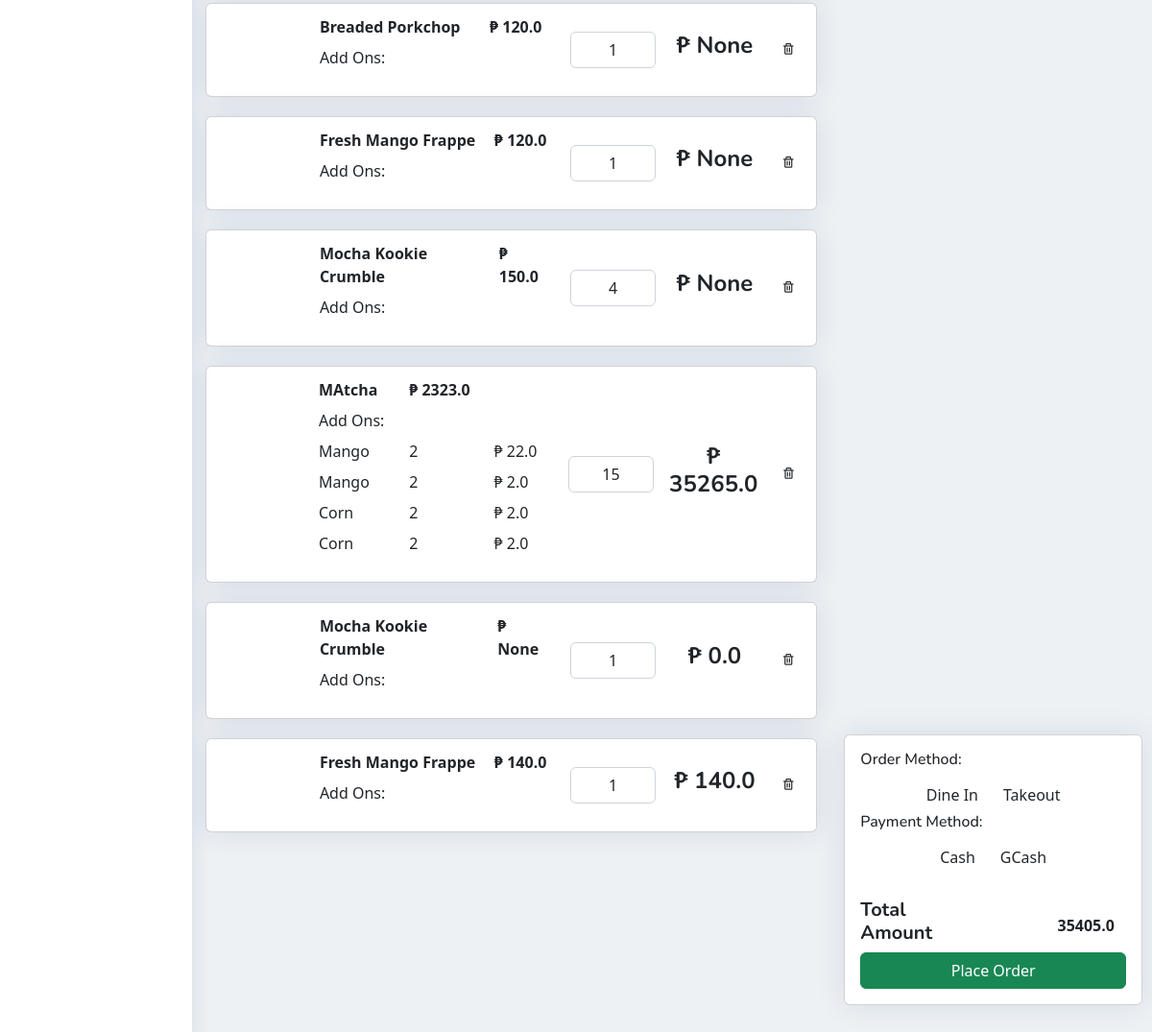
The app's page /cart (lower part), older data.
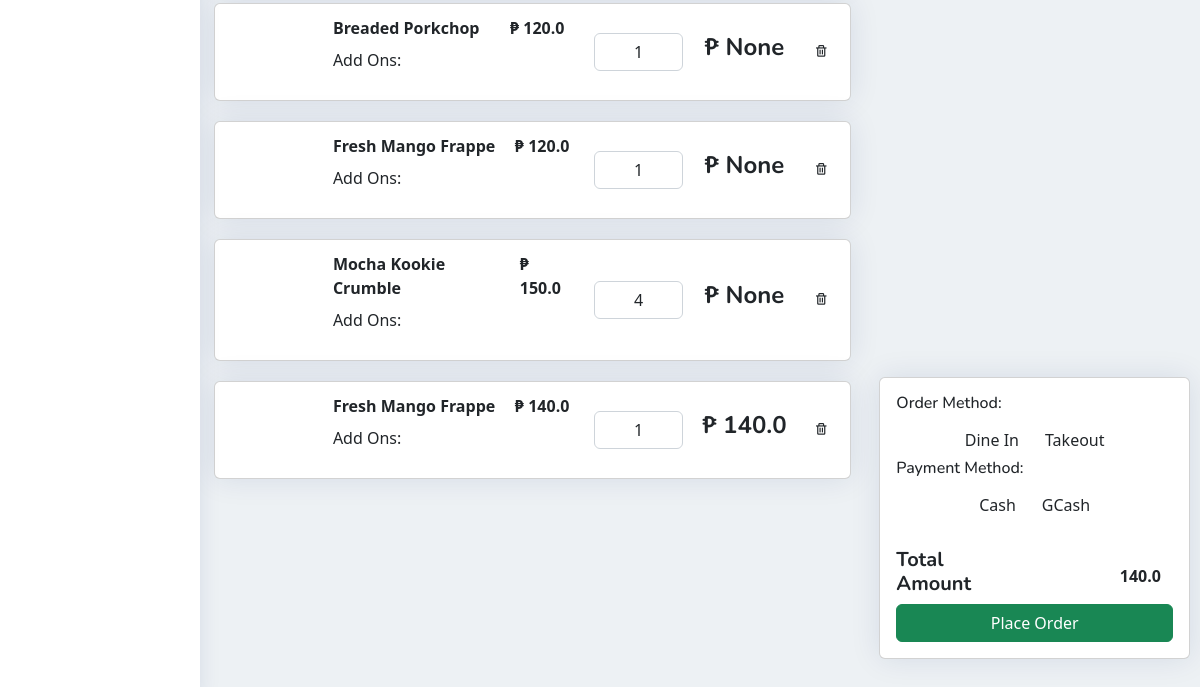
The same page, newer data.
### pos/models.py (models this page shows)
class buyItem(models.Model):
    buyName= models.CharField (max_length=255, null=True, blank=True)
    buySize = models.CharField(max_length=15, null=True, blank=True)
    buyQuantityMenu = models.PositiveIntegerField (null=True, blank=True)
    buyPrice = models.FloatField (null=True, blank=True)
    buyAddOns1 = models.CharField (max_length=255, null=True, blank=True)
    buyAddOns2 = models.CharField (max_length=255, null=True, blank=True)
    buyAddOns3 = models.CharField (max_length=255, null=True, blank=True)
    buyAddOns4 = models.CharField (max_length=255, null=True, blank=True)
    buyAddOns5 = models.CharField (max_length=255, null=True, blank=True)
    buyQuantityAO1 = models.PositiveIntegerField (null=True, blank=True)
    buyQuantityAO2 = models.PositiveIntegerField (null=True, blank=True)
    buyQuantityAO3 = models.PositiveIntegerField (null=True, blank=True)
    buyQuantityAO4 = models.PositiveIntegerField (null=True, blank=True)
    buyQuantityAO5 = models.PositiveIntegerField (null=True, blank=True)
    menuAOPrice1 = models.FloatField(default=0,null=True, blank=True)
    menuAOPrice2 = models.FloatField(default=0,null=True, blank=True)
    menuAOPrice3 = models.FloatField(default=0,null=True, blank=True)
    menuAOPrice4 = models.FloatField(default=0,null=True, blank=True)
    menuAOPrice5 = models.FloatField(default=0,null=True, blank=True)
    buyingredient1 = models.CharField (max_length=255, null=True, blank=True)
    buyingredient2 = models.CharField (max_length=255, null=True, blank=True)
    buyingredient3 = models.CharField (max_length=255, null=True, blank=True)
    buyingredient4 = models.CharField (max_length=255, null=True, blank=True)
    buyingredient5 = models.CharField (max_length=255, null=True, blank=True)
    buyingredient6 = models.CharField (max_length=255, null=True, blank=True)
    buyingredient7 = models.CharField (max_length=255, null=True, blank=True)
    buyingredient8 = models.CharField (max_length=255, null=True, blank=True)
    buyingredient9 = models.CharField (max_length=255, null=True, blank=True)
    buyingredient10 = models.CharField (max_length=255, null=True, blank=True)
    buyQuantityIng1 = models.PositiveIntegerField (null=True, blank=True)
    buyQuantityIng2 = models.PositiveIntegerField (null=True, blank=True)
    buyQuantityIng3 = models.PositiveIntegerField (null=True, blank=True)
    buyQuantityIng4 = models.PositiveIntegerField (null=True, blank=True)
    buyQuantityIng5 = models.PositiveIntegerField (null=True, blank=True)
    buyQuantityIng6 = models.PositiveIntegerField (null=True, blank=True)
    buyQuantityIng7 = models.PositiveIntegerField (null=True, blank=True)
    buyQuantityIng8 = models.PositiveIntegerField (null=True, blank=True)
    buyQuantityIng9 = models.PositiveIntegerField (null=True, blank=True)
    buyQuantityIng10 = models.PositiveIntegerField (null=True, blank=True)
    transaction = models.BooleanField(default=False)
    buyOrBought = models.BooleanField(default=False)
    DoneOrder = models.BooleanField(default=False)
    payment_method = models.CharField(max_length=255, choices=PAYMENT_CHOICES, null=True, blank=True)
    DineIn_Out = models.CharField(max_length=255, choices=IN_OUT, null=True, blank=True)
    AllPayment = models.FloatField(null=True, blank=True)
    tenderedPayment = models.FloatField(null=True, blank=True)
    orderNumber = models.PositiveIntegerField (null=True, blank=True)
    dateordered = models.DateTimeField (null=True, blank=True)
    priceSize = models.FloatField( null=True, blank=True)
    @property
    def total_price(self):
        if not self.buyOrBought:
            buyPrice = self.buyPrice or 0.0
            menuAOPrice1 = self.menuAOPrice1 or 0.0
            menuAOPrice2 = self.menuAOPrice2 or 0.0
            menuAOPrice3 = self.menuAOPrice3 or 0.0
            menuAOPrice4 = self.menuAOPrice4 or 0.0
            menuAOPrice5 = self.menuAOPrice5 or 0.0
            return round((buyPrice + menuAOPrice1 + menuAOPrice2 + menuAOPrice3 + menuAOPrice4 + menuAOPrice5) * self.buyQuantityMenu, 2)

### pos/views.py (the view)
# urls.py: path('cart', views.cart, name='cart'),
def cart(request):
    buyitemform = BuyItemForms()
    stocks = Stocks.objects.first()
    menuDrinks = MenuDrinks.objects.all()
    menuCategory = MenuCategory.objects.all()
    buyitem = buyItem.objects.all()
    total_price = calculate_total_price(buyitem)
    context = {
        'buyitemform': buyitemform,
        'stocks': stocks,
        'menuDrinks': menuDrinks,
        'menuCategory': menuCategory,
        'buyitem': buyitem,
        'total_price': total_price
    }
    return render(request, 'cart.html',context)

### pos/views.py (called while the page is built)
def calculate_total_price(buyitem):
    total = 0
    for item in buyitem:
        if not item.transaction and item.total_price:
            total += item.total_price
    rounded_total = round(total, 2)
    return rounded_total

### pos/templates/cart.html (shortened to what the changed rows need)
{% load static %}
<!DOCTYPE html>
<html lang="en">
<head>
    <link rel="stylesheet" href="https://cdnjs.cloudflare.com/ajax/libs/font-awesome/6.4.0/css/all.min.css"
 />
    <link href='https://unpkg.com/boxicons@2.1.4/css/boxicons.min.css' rel='stylesheet'>
    <link rel="stylesheet" href="{% static 'pos.css' %}">
    <link rel="stylesheet" href="https://cdnjs.cloudflare.com/ajax/libs/twitter-bootstrap/5.2.0/css/bootstrap.min.css">
    <link rel="stylesheet" href="https://cdn.datatables.net/1.13.4/css/dataTables.bootstrap5.min.css">
</head>
<body>
    <main id="main" class="main">
        <section class="section cart-section">
            {% for cart in buyitem %}
            {% if cart.transaction == False %}
                <div class="col-8">
                    <div class="d-block order-card">
                        <div class="card mb-3 m-1">
                            <div class="row g-1">
                                <div class="col-12">
                                    <div class="card-body mb-0 p-0">
                                        <table class="table table-responsive table-borderless mb-0 p-0">
                                            <tbody>
                                                <tr>
                                                    <td class="col-2" style="vertical-align: middle;"> <img src="{{data.menuimage.url}}"
                                                            class="img-preview rounded" alt=""></td>
                                                    <td class="col-5">
                                                        <table class="table nested-table table-sm table-borderless p-0">
                                                            <tbody>
                                                                <tr>
                                                                    <td class="main-menu">
                                                                        <strong>{{cart.buyName}}</strong></td>
                                                                    <td class="main-menu-price">
                                                                        <strong>&#8369 {{cart.buyPrice}}</strong></td>
                                                                </tr>
                                                                <tr>
                                                                    <td class="td-text">Add Ons:</td>
                                                                </tr>
                                                                {% if cart.buyAddOns1 %}
                                                                    <tr>
                                                                        <td class="td-text">{{ cart.buyAddOns1 }}</td>
                                                                        <td class="td-text">{{ cart.buyQuantityAO1 }}</td>
                                                                        <td class="td-text">&#8369; {{ cart.menuAOPrice1 }}</td>
                                                                    </tr>
                                                                {% endif %}
                                                                {% if cart.buyAddOns2 %}
                                                                    <tr>
                                                                        <td class="td-text">{{ cart.buyAddOns2 }}</td>
                                                                        <td class="td-text">{{ cart.buyQuantityAO2 }}</td>
                                                                        <td class="td-text">&#8369; {{ cart.menuAOPrice2 }}</td>
                                                                    </tr>
                                                                {% endif %}
                                                                {% if cart.buyAddOns4 %}
                                                                    <tr>
                                                                        <td class="td-text">{{ cart.buyAddOns4 }}</td>
                                                                        <td class="td-text">{{ cart.buyQuantityAO4 }}</td>
                                                                        <td class="td-text">&#8369; {{ cart.menuAOPrice4 }}</td>
                                                                    </tr>
                                                                {% endif %}
                                                                {% if cart.buyAddOns5 %}
                                                                    <tr>
                                                                        <td class="td-text">{{ cart.buyAddOns5 }}</td>
                                                                        <td class="td-text">{{ cart.buyQuantityAO5 }}</td>
                                                                        <td class="td-text">&#8369; {{ cart.menuAOPrice5 }}</td>
                                                                    </tr>
                                                                {% endif %}
                                                            </tbody>
                                                        </table>
                                                    </td>
                                                    <td class="col-2" style="vertical-align: middle;">
                                                        <div class="input-group my-auto">
                                                            <input  class="form-control" style="text-align: center;"
                                                                value="{{cart.buyQuantityMenu}}" readonly>
                                                        </div>
                                                    </td>
                                                    <td class="col-2 text-center total-price"
                                                        style="vertical-align: middle;">
                                                        <h4><strong> &#8369 {{ cart.total_price }}</strong></h4>
                                                    </td>
                                                    <td class="col-1" style="vertical-align: middle;">
                                                        <button class="btn btn-sm delete-btn" data-bs-toggle="modal" data-bs-target="#deletemodal"
                                                        data-menuid="{{ cart.id }}"><i class='bx bx-trash'></i></button>
                                    </div>
                                    </div>
                                </div>
                            </div>
                        </div>
                    </div>
                {%endif%}
                {%endfor%}
                <div class="col-4">
                    <div class="card">
                        <div class="card-body">
                            <form  action="{% url 'pos:update_values' %}" method="post"
                            enctype="multipart/form-data">
                                <div>
                                  <div class="total-amount mt-4">
                                    <div class="d-flex justify-content-between">
                                      <h5><strong>Total Amount</strong></h5>
                                      <input name="AllPayment" type="text" class="form-control bg-transparent border-0 fw-bold text-end" value="{{ total_price }}" readonly>
                                    </div>
                                  </div>
                            </form>
                        </div>
                    </div>
                </div>
        </section>
    </main>
</body>
</html>

Row changes from the older to the newer data that the page shows:
removed buyItem: buyName "MAtcha", buyPrice "2323.0", buyAddOns1 "Mango", buyQuantityAO1 "2", menuAOPrice1 "22.0", buyAddOns2 "Mango", buyQuantityAO2 "2", menuAOPrice2 "2.0", buyAddOns4 "Corn", buyQuantityAO4 "2", menuAOPrice4 "2.0", buyAddOns5 "Corn", buyQuantityAO5 "2", menuAOPrice5 "2.0", buyQuantityMenu "15", total_price "35265.0"
removed buyItem: buyName "Mocha Kookie Crumble", buyPrice "None", buyQuantityMenu "1", total_price "0.0"
Text that changed along with them:
form field AllPayment: "35405.0" → "140.0"
